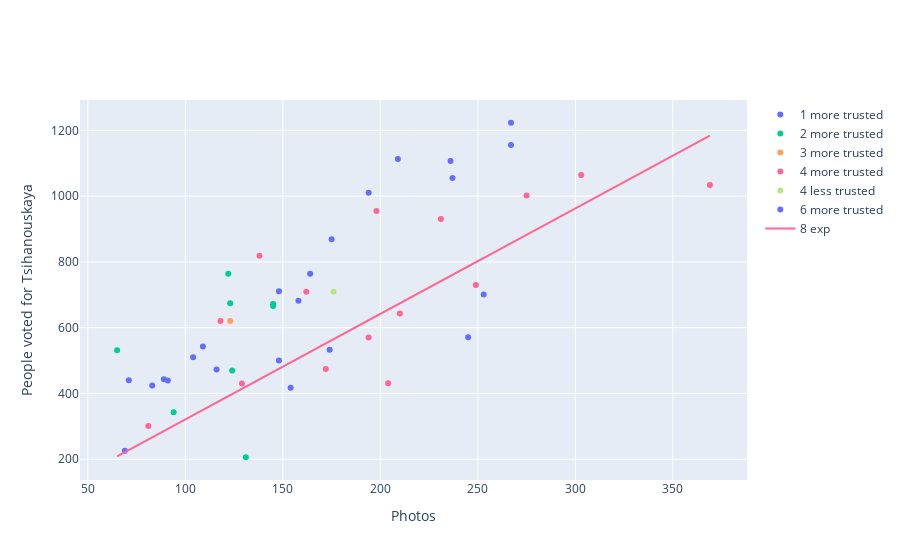

This figure's notebook cell:
### Code cell
tih_photo('city', 3.209)

### Figure 1 — Plotly figure (JSON) as saved in the notebook; plotly's stock layout.template omitted (floating-point values rounded to 4 significant figures)
{"data": [{"mode": "markers", "name": "1 more trusted", "text": ["01-010-0001", "01-010-0007", "01-010-0010", "01-010-0011", "01-010-0012", "01-010-0017", "01-010-0025", "01-010-0028", "01-010-0030", "01-010-0032", "01-010-0034", "01-010-0044", "01-011-0015", "01-011-0037", "01-011-0038", "01-011-0049", "01-011-0061", "01-011-0079", "01-011-0087"], "type": "scatter", "x": [253, 194, 89, 158, 174, 148, 236, 164, 154, 148, 267, 116, 209, 109, 104, 237, 175, 245, 267], "y": [701, 1010, 443, 682, 533, 500, 1107, 764, 417, 711, 1223, 473, 1113, 543, 510, 1055, 869, 571, 1155]}, {"mode": "markers", "name": "1 less trusted", "text": ["01-010-0001", "01-010-0007", "01-010-0010", "01-010-0011", "01-010-0012", "01-010-0017", "01-010-0025", "01-010-0028", "01-010-0030", "01-010-0032", "01-010-0034", "01-010-0044", "01-011-0015", "01-011-0037", "01-011-0038", "01-011-0049", "01-011-0061", "01-011-0079", "01-011-0087"], "type": "scatter", "x": [], "y": []}, {"mode": "markers", "name": "2 more trusted", "text": ["02-015-0001", "02-015-0025", "02-015-0026", "02-016-0014", "02-016-0018", "02-143-0016", "02-143-0019", "02-143-0022"], "type": "scatter", "x": [94, 145, 131, 145, 123, 65, 122, 124], "y": [343, 672, 206, 666, 674, 531, 764, 470]}, {"mode": "markers", "name": "2 less trusted", "text": ["02-015-0001", "02-015-0025", "02-015-0026", "02-016-0014", "02-016-0018", "02-143-0016", "02-143-0019", "02-143-0022"], "type": "scatter", "x": [], "y": []}, {"mode": "markers", "name": "3 more trusted", "text": ["03-019-0049"], "type": "scatter", "x": [123], "y": [620]}, {"mode": "markers", "name": "3 less trusted", "text": ["03-019-0049"], "type": "scatter", "x": [], "y": []}, {"mode": "markers", "name": "4 more trusted", "text": ["04-021-0008", "04-021-0023", "04-021-0032", "04-021-0044", "04-021-0048", "04-022-0067", "04-022-0070", "04-022-0080", "04-022-0107", "04-022-0110", "04-022-0117", "04-022-0122", "04-022-0125", "04-022-0128", "04-022-0134", "04-145-0019"], "type": "scatter", "x": [129, 194, 81, 172, 118, 275, 369, 198, 303, 138, 210, 162, 231, 204, 249], "y": [430, 570, 301, 474, 620, 1002, 1034, 955, 1064, 819, 643, 709, 930, 431, 730]}, {"mode": "markers", "name": "4 less trusted", "text": ["04-021-0008", "04-021-0023", "04-021-0032", "04-021-0044", "04-021-0048", "04-022-0067", "04-022-0070", "04-022-0080", "04-022-0107", "04-022-0110", "04-022-0117", "04-022-0122", "04-022-0125", "04-022-0128", "04-022-0134", "04-145-0019"], "type": "scatter", "x": [176], "y": [709]}, {"mode": "markers", "name": "5 more trusted", "text": [], "type": "scatter", "x": [], "y": []}, {"mode": "markers", "name": "5 less trusted", "text": [], "type": "scatter", "x": [], "y": []}, {"mode": "markers", "name": "6 more trusted", "text": ["06-024-0010", "06-146-0024", "06-146-0025", "06-146-0035"], "type": "scatter", "x": [91, 69, 71, 83], "y": [439, 226, 440, 424]}, {"mode": "markers", "name": "6 less trusted", "text": ["06-024-0010", "06-146-0024", "06-146-0025", "06-146-0035"], "type": "scatter", "x": [], "y": []}, {"mode": "markers", "name": "7 more trusted", "text": [], "type": "scatter", "x": [], "y": []}, {"mode": "markers", "name": "7 less trusted", "text": [], "type": "scatter", "x": [], "y": []}, {"mode": "markers", "name": "8 more trusted", "text": [], "type": "scatter", "x": [], "y": []}, {"mode": "markers", "name": "8 less trusted", "text": [], "type": "scatter", "x": [], "y": []}, {"mode": "lines", "name": "8 exp", "text": ["01-010-0001", "01-010-0007", "01-010-0010", "01-010-0011", "01-010-0012", "01-010-0017", "01-010-0025", "01-010-0028", "01-010-0030", "01-010-0032", "01-010-0034", "01-010-0044", "01-011-0015", "01-011-0037", "01-011-0038", "01-011-0049", "01-011-0061", "01-011-0079", "01-011-0087", "02-015-0001", "02-015-0025", "02-015-0026", "02-016-0014", "02-016-0018", "02-143-0016", "02-143-0019", "02-143-0022", "03-019-0049", "04-021-0008", "04-021-0023", "04-021-0032", "04-021-0044", "04-021-0048", "04-022-0067", "04-022-0070", "04-022-0080", "04-022-0107", "04-022-0110", "04-022-0117", "04-022-0122", "04-022-0125", "04-022-0128", "04-022-0134", "04-145-0019", "06-024-0010", "06-146-0024", "06-146-0025", "06-146-0035"], "type": "scatter", "x": [253, 194, 89, 158, 174, 148, 236, 164, 154, 148, 267, 116, 209, 109, 104, 237, 175, 245, 267, 94, 145, 131, 145, 123, 65, 122, 124, 123, 129, 194, 81, 172, 118, 275, 369, 198, 176, 303, 138, 210, 162, 231, 204, 249, 91, 69, 71, 83], "y": [811.9, 622.5, 285.6, 507.0, 558.4, 474.9, 757.3, 526.3, 494.2, 474.9, 856.8, 372.2, 670.7, 349.8, 333.7, 760.5, 561.6, 786.2, 856.8, 301.6, 465.3, 420.4, 465.3, 394.7, 208.6, 391.5, 397.9, 394.7, 414.0, 622.5, 259.9, 551.9, 378.7, 882.5, 1184.0, 635.4, 564.8, 972.3, 442.8, 673.9, 519.9, 741.3, 654.6, 799.0, 292.0, 221.4, 227.8, 266.3]}], "layout": {"xaxis": {"title": {"text": "Photos"}}, "yaxis": {"title": {"text": "People voted for Tsihanouskaya"}}}}
